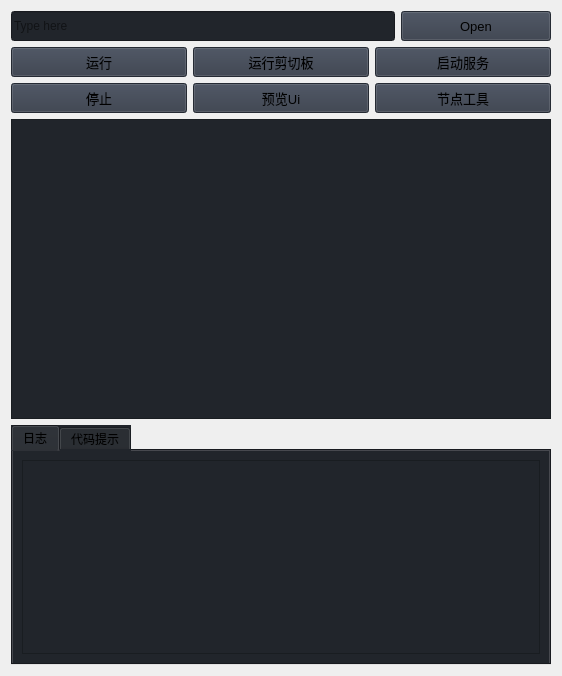
                     <widget class="QWidget" name="debug">
                      <layout class="QGridLayout" name="gridLayout_5">
                       <item row="1" column="0">
                        <layout class="QGridLayout" name="gridLayout_4">
                         <item row="0" column="0">
                          <widget class="QPushButton" name="btn_start">
                           <property name="minimumSize">
                            <size>
                             <width>150</width>
                             <height>30</height>
                            </size>
                           </property>
                           <property name="font">
                            <font>
                             <family>Segoe UI</family>
                             <pointsize>10</pointsize>
                             <italic>false</italic>
                             <bold>false</bold>
                            </font>
                           </property>
                           <property name="cursor">
                            <cursorShape>PointingHandCursor</cursorShape>
                           </property>
                           <property name="styleSheet">
                            <string notr="true">background-color: rgb(52, 59, 72);</string>
                           </property>
                           <property name="text">
                            <string>运行</string>
                           </property>
                           <property name="icon">
                            <iconset resource="resources.qrc">
                             <normaloff>:/icons/images/icons/cil-caret-right.png</normaloff>:/icons/images/icons/cil-caret-right.png</iconset>
                           </property>
                          </widget>
                         </item>
                         <item row="0" column="1">
                          <widget class="QPushButton" name="btn_startcopy">
                           <property name="minimumSize">
                            <size>
                             <width>150</width>
                             <height>30</height>
                            </size>
                           </property>
                           <property name="font">
                            <font>
                             <family>Segoe UI</family>
                             <pointsize>10</pointsize>
                             <italic>false</italic>
                             <bold>false</bold>
                            </font>
                           </property>
                           <property name="cursor">
                            <cursorShape>PointingHandCursor</cursorShape>
                           </property>
                           <property name="styleSheet">
                            <string notr="true">background-color: rgb(52, 59, 72);</string>
                           </property>
                           <property name="text">
                            <string>运行剪切板</string>
                           </property>
                           <property name="icon">
                            <iconset resource="resources.qrc">
                             <normaloff>:/icons/images/icons/cil-caret-right.png</normaloff>:/icons/images/icons/cil-caret-right.png</iconset>
                           </property>
                          </widget>
                         </item>
                         <item row="1" column="1">
                          <widget class="QPushButton" name="btn_ui">
                           <property name="minimumSize">
                            <size>
                             <width>150</width>
                             <height>30</height>
                            </size>
                           </property>
                           <property name="font">
                            <font>
                             <family>Segoe UI</family>
                             <pointsize>10</pointsize>
                             <italic>false</italic>
                             <bold>false</bold>
                            </font>
                           </property>
                           <property name="cursor">
                            <cursorShape>PointingHandCursor</cursorShape>
                           </property>
                           <property name="styleSheet">
                            <string notr="true">background-color: rgb(52, 59, 72);</string>
                           </property>
                           <property name="text">
                            <string>预览Ui</string>
                           </property>
                           <property name="icon">
                            <iconset resource="resources.qrc">
                             <normaloff>:/icons/images/icons/cil-notes.png</normaloff>:/icons/images/icons/cil-notes.png</iconset>
                           </property>
                          </widget>
                         </item>
                         <item row="0" column="2">
                          <widget class="QPushButton" name="btn_serve">
                           <property name="minimumSize">
                            <size>
                             <width>150</width>
                             <height>30</height>
                            </size>
                           </property>
                           <property name="font">
                            <font>
                             <family>Segoe UI</family>
                             <pointsize>10</pointsize>
                             <italic>false</italic>
                             <bold>false</bold>
                            </font>
                           </property>
                           <property name="cursor">
                            <cursorShape>PointingHandCursor</cursorShape>
                           </property>
                           <property name="styleSheet">
                            <string notr="true">background-color: rgb(52, 59, 72);</string>
                           </property>
                           <property name="text">
                            <string>启动服务</string>
                           </property>
                           <property name="icon">
                            <iconset resource="resources.qrc">
                             <normaloff>:/icons/images/icons/cil-caret-right.png</normaloff>:/icons/images/icons/cil-caret-right.png</iconset>
                           </property>
                          </widget>
                         </item>
                         <item row="1" column="0">
                          <widget class="QPushButton" name="btn_stop">
                           <property name="minimumSize">
                            <size>
                             <width>150</width>
                             <height>30</height>
                            </size>
                           </property>
                           <property name="font">
                            <font>
                             <family>Segoe UI</family>
                             <pointsize>10</pointsize>
                             <italic>false</italic>
                             <bold>false</bold>
                            </font>
                           </property>
                           <property name="cursor">
                            <cursorShape>PointingHandCursor</cursorShape>
                           </property>
                           <property name="styleSheet">
                            <string notr="true">background-color: rgb(52, 59, 72);</string>
                           </property>
                           <property name="text">
                            <string>停止</string>
                           </property>
                           <property name="icon">
                            <iconset resource="resources.qrc">
                             <normaloff>:/icons/images/icons/cil-media-pause.png</normaloff>:/icons/images/icons/cil-media-pause.png</iconset>
                           </property>
                          </widget>
                         </item>
                         <item row="1" column="2">
                          <widget class="QPushButton" name="btn_xml">
                           <property name="minimumSize">
                            <size>
                             <width>150</width>
                             <height>30</height>
                            </size>
                           </property>
                           <property name="font">
                            <font>
                             <family>Segoe UI</family>
                             <pointsize>10</pointsize>
                             <italic>false</italic>
                             <bold>false</bold>
                            </font>
                           </property>
                           <property name="cursor">
                            <cursorShape>PointingHandCursor</cursorShape>
                           </property>
                           <property name="styleSheet">
                            <string notr="true">background-color: rgb(52, 59, 72);</string>
                           </property>
                           <property name="text">
                            <string>节点工具</string>
                           </property>
                           <property name="icon">
                            <iconset resource="resources.qrc">
                             <normaloff>:/icons/images/icons/cil-justify-center.png</normaloff>:/icons/images/icons/cil-justify-center.png</iconset>
                           </property>
                          </widget>
                         </item>
                        </layout>
                       </item>
                       <item row="2" column="0">
                        <widget class="QPlainTextEdit" name="daima">
                         <property name="minimumSize">
                          <size>
                           <width>0</width>
                           <height>300</height>
                          </size>
                         </property>
                         <property name="styleSheet">
                          <string notr="true">background-color: rgb(33, 37, 43);</string>
                         </property>
                        </widget>
                       </item>
                       <item row="0" column="0">
                        <layout class="QGridLayout" name="gridLayout_3">
                         <property name="bottomMargin">
                          <number>0</number>
                         </property>
                         <item row="0" column="1">
                          <widget class="QPushButton" name="btn_debugfile">
                           <property name="minimumSize">
                            <size>
                             <width>150</width>
                             <height>30</height>
                            </size>
                           </property>
                           <property name="font">
                            <font>
                             <family>Segoe UI</family>
                             <pointsize>10</pointsize>
                             <italic>false</italic>
                             <bold>false</bold>
                            </font>
                           </property>
                           <property name="cursor">
                            <cursorShape>PointingHandCursor</cursorShape>
                           </property>
                           <property name="styleSheet">
                            <string notr="true">background-color: rgb(52, 59, 72);</string>
                           </property>
                           <property name="text">
                            <string>Open</string>
                           </property>
                           <property name="icon">
                            <iconset resource="resources.qrc">
                             <normaloff>:/icons/images/icons/cil-folder-open.png</normaloff>:/icons/images/icons/cil-folder-open.png</iconset>
                           </property>
                          </widget>
                         </item>
                         <item row="0" column="0">
                          <widget class="QLineEdit" name="edit_debugfile">
                           <property name="minimumSize">
                            <size>
                             <width>0</width>
                             <height>30</height>
                            </size>
                           </property>
                           <property name="styleSheet">
                            <string notr="true">background-color: rgb(33, 37, 43);</string>
                           </property>
                           <property name="text">
                            <string/>
                           </property>
                           <property name="placeholderText">
                            <string>Type here</string>
                           </property>
                          </widget>
                         </item>
                        </layout>
                       </item>
                       <item row="3" column="0">
                        <widget class="QTabWidget" name="tabWidget">
                         <property name="styleSheet">
                          <string notr="true">background-color: rgb(33, 37, 43);</string>
                         </property>
                         <property name="currentIndex">
                          <number>0</number>
                         </property>
                         <widget class="QWidget" name="tab">
                          <attribute name="title">
                           <string>日志</string>
                          </attribute>
                          <layout class="QGridLayout" name="gridLayout_8">
                           <item row="0" column="0">
                            <widget class="QPlainTextEdit" name="logd">
                             <property name="styleSheet">
                              <string notr="true">background-color: rgb(33, 37, 43);</string>
                             </property>
                            </widget>
                           </item>
                          </layout>
                         </widget>
                         <widget class="QWidget" name="tab_2">
                          <attribute name="title">
                           <string>代码提示</string>
                          </attribute>
                          <layout class="QGridLayout" name="gridLayout_9">
                           <item row="0" column="0">
                            <widget class="QListView" name="buquan"/>
                           </item>
                           <item row="0" column="1">
                            <widget class="QPlainTextEdit" name="zhushi"/>
                           </item>
                          </layout>
                         </widget>
                        </widget>
                       </item>
                      </layout>
                     </widget>
